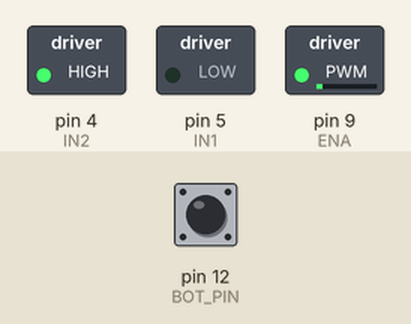
Recording of a sketch running on a simulated Arduino Uno, built with avr-gcc and run on an emulated ATmega328P. Shown: switched loads named in the sketch (green lamp = pin HIGH). The test bench sets the inputs (shaded band); at power-on: pin 12 (BOT_PIN) HIGH.

Above: at 1.2 s.
1.3 s: pin 12 (BOT_PIN) pulled LOW for 0.15 s
At 2.6 s:
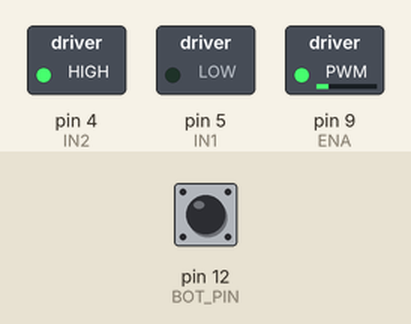
2.9 s: pin 12 (BOT_PIN) pulled LOW for 1 s
At 5.1 s:
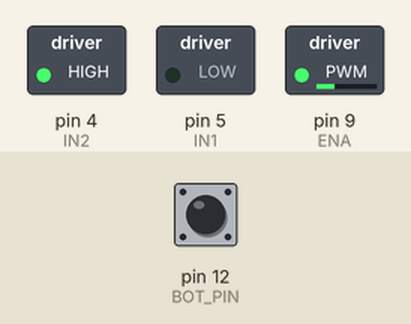
5.4 s: pin 12 (BOT_PIN) pulsed LOW 5 times (0.12 s each, 0.3 s apart)
At 8.0 s:
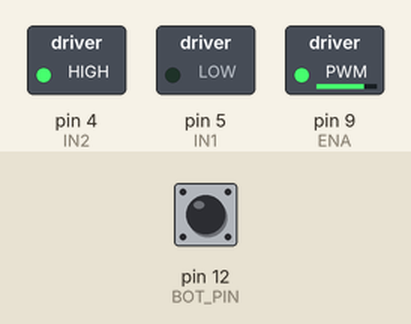
8.4 s: pin 12 (BOT_PIN) pulsed LOW 5 times (0.12 s each, 0.3 s apart)
At 9.0 s:
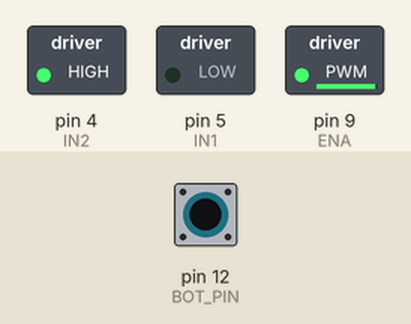
11.4 s: pin 12 (BOT_PIN) pulled LOW for 3.2 s
At 15.9 s:
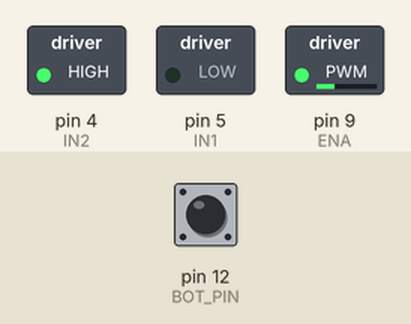
Timing chart, 0 to 17.1 s (numbered marks = the images above; inputs shaded):
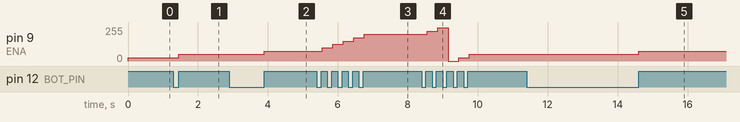

Measured:
- after the input at 1.3 s, pin 9 (ENA): 25/255 → 50/255 after 0.15 s
- after the input at 2.9 s, pin 9 (ENA): 50/255 → 75/255 after 1.0 s
- after the input at 5.4 s, pin 9 (ENA): moves from 75/255 to 200/255 over 1.2 s, starting after 0.15 s
- after the input at 8.4 s, pin 9 (ENA): 200/255 → 225/255 after 0.15 s, → 250/255 0.30 s later, → 0/255 0.30 s later, → 25/255 0.30 s later, … (5 changes in this stretch)
- after the input at 11.4 s, pin 9 (ENA): 50/255 → 75/255 after 3.2 s

The sketch:

motorPWM.ino
```cpp
#define IN1 5
#define IN2 4
#define ENA 9
#define BOT_PIN 12

int estado;
int estado_ant;
int acumulador = 0;
int velocidad; //

void setup()
{
	pinMode(BOT_PIN, INPUT_PULLUP);
	pinMode(IN1, OUTPUT);
	pinMode(IN2, OUTPUT);

	digitalWrite(IN1, 0);
	digitalWrite(IN2, 1);

}
void loop()
{
	estado = digitalRead(BOT_PIN);
	if(estado != estado_ant && estado == 1)
	{
		acumulador++;
		if(acumulador > 10)
		{
			acumulador = 0;
		}
	}
	velocidad = acumulador * 25;
	analogWrite(ENA, velocidad);

	estado_ant = estado;
	delay(50);
}
```
